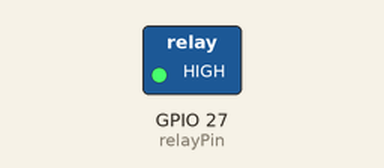
The program below on a simulated Raspberry Pi (BCM pin numbers). On the bench: switched loads named in the program (green lamp = pin HIGH). Dashed ring = blinking.

Above: at 0.5 s.
Timing chart, 0 to 4.6 s (numbered marks = the images above):
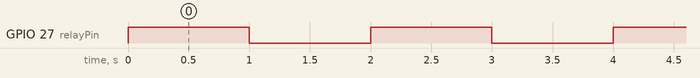

The program:

relay.py
```python
"""
write state for relay

"""
import RPi.GPIO as GPIO
import time

relayPin = 27 # relay connected to D27

GPIO.setwarnings(False)
GPIO.setmode(GPIO.BCM)
GPIO.setup(relayPin, GPIO.OUT)

while(True):
	GPIO.output(relayPin, GPIO.HIGH)
	time.sleep(1)
	GPIO.output(relayPin, GPIO.LOW)
	time.sleep(1)
```

Measured:
- by itself, GPIO 27 (relayPin): alternates HIGH for 1.0 s and LOW for 1.0 s
